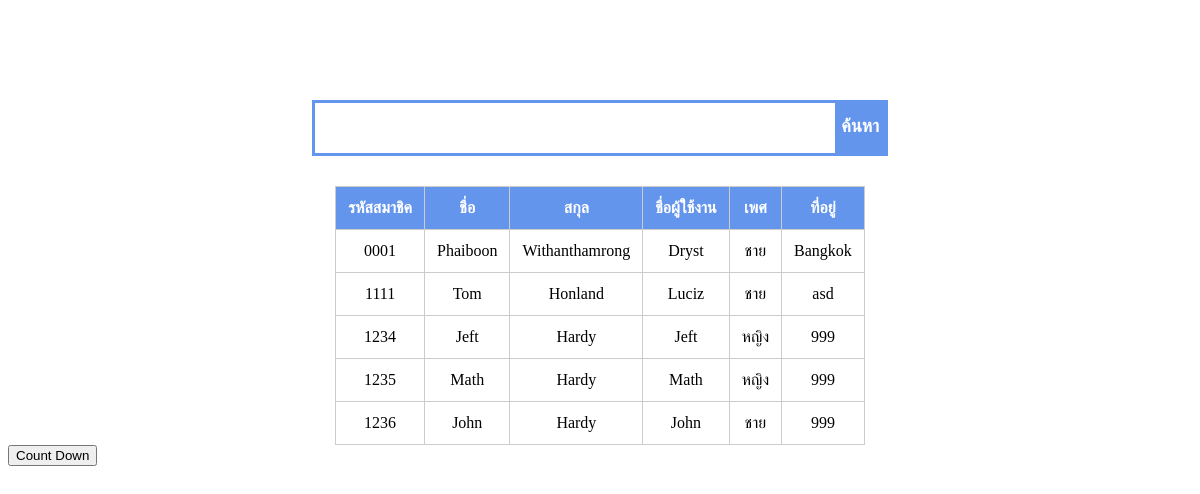
The page /showdata.php (signed in) on the database its author committed.
### tables this page shows
CREATE TABLE `member` (
  `memId` varchar(4) NOT NULL,
  `memName` varchar(20) NOT NULL,
  `memLast` varchar(20) NOT NULL,
  `username` varchar(20) NOT NULL,
  `password` varchar(20) NOT NULL,
  `gender` varchar(1) NOT NULL,
  `address` varchar(50) NOT NULL,
  `type` varchar(1) NOT NULL,
  PRIMARY KEY  (`memId`)
);

### showdata.php (the view, shortened to what this page needs)
<?php
	include('conn.php');
	$type = $_SESSION['type'];
?>
<!DOCTYPE html>
<html>
<head>
</head>
<body>
<?php
if ($type == '0') {
?>
	<div style="width: 100%">
	<form method="post" style="text-align: center; margin-top: 100px;" action="<?php echo $_SERVER['PHP_SELF']; ?>">
		<div class="search-box">
			<input type="text" name="keyword" class="search-text">
			<input type="submit" name="search" class="btn" value="ค้นหา">
		</div>
	</form>
	<?php
		$kw = $_POST['keyword'];
		$sql = "SELECT * FROM member WHERE memName like '%$kw%';";
		$qry = mysqli_query($conn, $sql);
	?>
	<table>
		<tr>
			<th>รหัสสมาชิค</th>
			<th>ชื่อ</th>
			<th>สกุล</th>
			<th>ชื่อผู้ใช้งาน</th>
			<th>เพศ</th>
			<th>ที่อยู่</th>
		</tr>
		<?php
			while ($data = mysqli_fetch_array($qry)) {
				if($data['gender'] == 'm' ) $gender_s = 'ชาย';
				else $gender_s = 'หญิง';
				echo "
				<tr>
					<td>$data[memId]</td>
					<td>$data[memName]</td>
					<td>$data[memLast]</td>
					<td>$data[username]</td>
					<td>$gender_s</td>
					<td>$data[address]</td>
				</tr>
				";
			}
		?>
	</table>
	</div>
	<button type="button" onclick="countd()">Count Down</button>
<?php
}
else {
	echo "Please Login";
	echo "<meta http-equiv='refresh' content='3; url=login.php'>";
}
?>
</body>
</html>

### showdata.php (style rules this page uses)
table { border-collapse: collapse; text-align: center; margin: 0 auto; margin-top: 30px; }
table, th, td { border: 1px solid #ccc; padding: 12px }
th { background-color: cornflowerblue ; color: white; }
.search-box { position: relative; border: 3px solid cornflowerblue; height: 50px; overflow: hidden; margin: 0 auto; width: 570px; }
.search-text { width: 100%; padding: 8px; line-height: 30px; font-size: 20px; border: none; }
.btn { cursor: pointer; position: absolute; line-height: 45px; padding-bottom: 4px; right: 0; top: 0; background: cornflowerblue; color: white; border: none; font-weight: bold; font-size: 18px; transition: color 0.2s }

### rows shown on the page
member: memId "0001", memName "Phaiboon", memLast "Withanthamrong", username "Dryst", gender "ชาย", address "Bangkok"
member: memId "1111", memName "Tom", memLast "Honland", username "Luciz", gender "ชาย", address "asd"
member: memId "1234", memName "Jeft", memLast "Hardy", username "Jeft", gender "หญิง", address "999"
member: memId "1235", memName "Math", memLast "Hardy", username "Math", gender "หญิง", address "999"
member: memId "1236", memName "John", memLast "Hardy", username "John", gender "ชาย", address "999"
